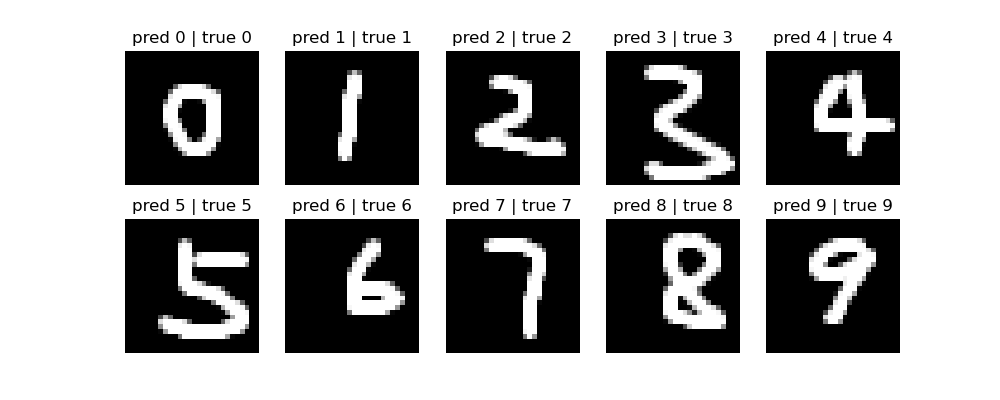

Recreate this plot in Python.
# %% 数据说明
'''
测试数据是用Windows上的画图软件手写的10个数字
'''
# %% 导入模块
import os
import torch
from PIL import Image
from model import CNN
import matplotlib.pyplot as plt
from torchvision import transforms

# %% 数据准备
path = './test/'
imgs = []
labels = []
for name in sorted(os.listdir(path)):
    img = Image.open(path + name).convert('L')
    img = transforms.ToTensor()(img)
    imgs.append(img)
    labels.append(int(name[0]))
imgs = torch.stack(imgs, 0)
# %% 加载模型
model = CNN()
model.load_state_dict(torch.load('model.pt', map_location=torch.device('cpu')))
model.eval()
# %% 测试模型
with torch.no_grad():
    output = model(imgs)
# %% 打印结果
pred = output.argmax(1)
true = torch.LongTensor(labels)
print(pred)
print(true)
# %% 结果显示
plt.figure(figsize=(10, 4))
for i in range(10):
    plt.subplot(2, 5, i + 1)
    plt.title(f'pred {pred[i]} | true {true[i]}')
    plt.axis('off')
    plt.imshow(imgs[i].squeeze(0), cmap='gray')
plt.savefig('test.png')
plt.show()
